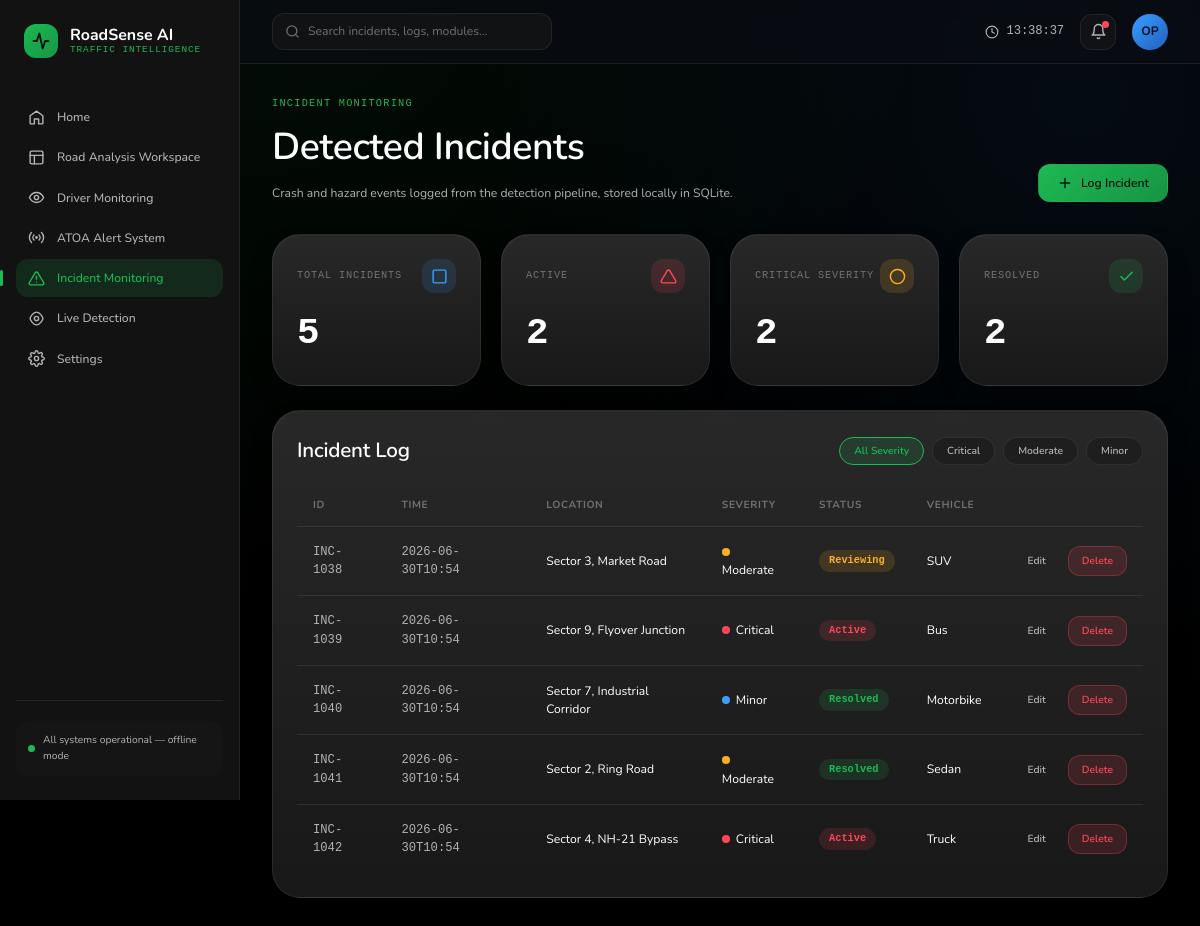
Page /incidents on the committed database.
### tables this page shows
CREATE TABLE incidents (
            id INTEGER PRIMARY KEY AUTOINCREMENT,
            incident_code TEXT NOT NULL,
            occurred_at TEXT NOT NULL,
            location TEXT NOT NULL,
            severity TEXT NOT NULL,
            status TEXT NOT NULL DEFAULT 'Active',
            vehicle_type TEXT,
            notes TEXT,
            created_at TEXT NOT NULL
        );

### routes/incidents.py (the view)
@incidents_bp.route("/incidents")
def incidents_page():
    incidents = incident_service.list_incidents()
    summary = incident_service.get_summary_counts()
    return render_template(
        "incidents.html", active_page="incidents", incidents=incidents, summary=summary
    )

### services/incident_service.py (called while the page is built)
def list_incidents(severity=None, status=None):
    conn = get_connection()
    query = "SELECT * FROM incidents"
    clauses = []
    params = []
    if severity and severity != "all":
        clauses.append("severity = ?")
        params.append(severity)
    if status and status != "all":
        clauses.append("status = ?")
        params.append(status)
    if clauses:
        query += " WHERE " + " AND ".join(clauses)
    query += " ORDER BY id DESC"
    rows = conn.execute(query, params).fetchall()
    conn.close()
    return [dict(r) for r in rows]

def get_summary_counts():
    conn = get_connection()
    total = conn.execute("SELECT COUNT(*) AS c FROM incidents").fetchone()["c"]
    active = conn.execute("SELECT COUNT(*) AS c FROM incidents WHERE status = 'Active'").fetchone()["c"]
    critical = conn.execute("SELECT COUNT(*) AS c FROM incidents WHERE severity = 'Critical'").fetchone()["c"]
    resolved = conn.execute("SELECT COUNT(*) AS c FROM incidents WHERE status = 'Resolved'").fetchone()["c"]
    conn.close()
    return {"total": total, "active": active, "critical": critical, "resolved": resolved}

### utils/db.py (called while the page is built)
def get_connection():
    conn = sqlite3.connect(Config.DATABASE_PATH)
    conn.row_factory = sqlite3.Row
    return conn

### templates/incidents.html (shortened to what this page needs)
{% extends "base.html" %}
{% block content %}
<div class="page-header">
  <div>
    <span class="eyebrow">Incident Monitoring</span>
    <h1>Detected Incidents</h1>
    <p class="page-sub">Crash and hazard events logged from the detection pipeline, stored locally in SQLite.</p>
  </div>
  <div class="header-actions">
    <button class="btn btn-primary" id="new-incident-btn">
      <svg viewBox="0 0 24 24" fill="none" stroke="currentColor" stroke-width="2" stroke-linecap="round" stroke-linejoin="round"><path d="M12 5v14M5 12h14"/></svg>
      Log Incident
    </button>
  </div>
</div>
<div class="stat-grid">
  <div class="glass-card stat-card">
    <div class="stat-top"><span class="card-label">Total Incidents</span><div class="stat-icon blue"><svg viewBox="0 0 24 24" fill="none" stroke="currentColor" stroke-width="2" stroke-linecap="round" stroke-linejoin="round"><rect x="3" y="3" width="18" height="18" rx="2"/></svg></div></div>
    <div class="stat-value mono">{{ summary.total }}</div>
  </div>
  <div class="glass-card stat-card">
    <div class="stat-top"><span class="card-label">Active</span><div class="stat-icon red"><svg viewBox="0 0 24 24" fill="none" stroke="currentColor" stroke-width="2" stroke-linecap="round" stroke-linejoin="round"><path d="M10.29 3.86 1.82 18a2 2 0 0 0 1.71 3h16.94a2 2 0 0 0 1.71-3L13.71 3.86a2 2 0 0 0-3.42 0Z"/></svg></div></div>
    <div class="stat-value mono">{{ summary.active }}</div>
  </div>
  <div class="glass-card stat-card">
    <div class="stat-top"><span class="card-label">Critical Severity</span><div class="stat-icon amber"><svg viewBox="0 0 24 24" fill="none" stroke="currentColor" stroke-width="2" stroke-linecap="round" stroke-linejoin="round"><circle cx="12" cy="12" r="10"/></svg></div></div>
    <div class="stat-value mono">{{ summary.critical }}</div>
  </div>
  <div class="glass-card stat-card">
    <div class="stat-top"><span class="card-label">Resolved</span><div class="stat-icon green"><svg viewBox="0 0 24 24" fill="none" stroke="currentColor" stroke-width="2" stroke-linecap="round" stroke-linejoin="round"><polyline points="20 6 9 17 4 12"/></svg></div></div>
    <div class="stat-value mono">{{ summary.resolved }}</div>
  </div>
</div>
<div class="glass-card">
  <div class="section-head">
    <h2>Incident Log</h2>
    <div class="filter-row" id="filter-row">
      <button class="chip-filter active" data-filter="severity" data-value="all">All Severity</button>
      <button class="chip-filter" data-filter="severity" data-value="Critical">Critical</button>
      <button class="chip-filter" data-filter="severity" data-value="Moderate">Moderate</button>
      <button class="chip-filter" data-filter="severity" data-value="Minor">Minor</button>
    </div>
  </div>
  <div class="table-wrap">
    <table class="data-table">
      <thead>
        <tr><th>ID</th><th>Time</th><th>Location</th><th>Severity</th><th>Status</th><th>Vehicle</th><th></th></tr>
      </thead>
      <tbody id="incident-tbody">
        {% for inc in incidents %}
        <tr data-id="{{ inc.id }}" data-severity="{{ inc.severity }}">
          <td class="mono-cell">{{ inc.incident_code }}</td>
          <td class="mono-cell">{{ inc.occurred_at[:16] }}</td>
          <td>{{ inc.location }}</td>
          <td>
            <span class="severity-dot {{ inc.severity|lower }}"></span>{{ inc.severity }}
          </td>
          <td>
            {% if inc.status == 'Active' %}<span class="badge red">{{ inc.status }}</span>
            {% elif inc.status == 'Resolved' %}<span class="badge green">{{ inc.status }}</span>
            {% else %}<span class="badge amber">{{ inc.status }}</span>{% endif %}
          </td>
          <td>{{ inc.vehicle_type }}</td>
          <td>
            <div class="row-actions">
              <button class="btn btn-ghost btn-sm edit-incident-btn" data-id="{{ inc.id }}">Edit</button>
              <button class="btn btn-danger btn-sm delete-incident-btn" data-id="{{ inc.id }}">Delete</button>
            </div>
          </td>
        </tr>
        {% else %}
        <tr><td colspan="7" style="text-align:center; color: var(--text-muted); padding: var(--sp-6) 0;">No incidents logged.</td></tr>
        {% endfor %}
      </tbody>
    </table>
  </div>
</div>
{% endblock %}

### templates/base.html (shortened to what this page needs)
<!DOCTYPE html>
<html lang="en">
<head>
  <link rel="stylesheet" href="{{ url_for('static', filename='css/tokens.css') }}">
  <link rel="stylesheet" href="{{ url_for('static', filename='css/base.css') }}">
  <link rel="stylesheet" href="{{ url_for('static', filename='css/components.css') }}">
  <link rel="stylesheet" href="{{ url_for('static', filename='css/pages.css') }}">
</head>
<body>
  <div class="app-shell">
    <aside class="sidebar">
      <a href="{{ url_for('dashboard.home') }}" class="sidebar-brand">
        <div class="brand-mark">
          <svg viewBox="0 0 24 24" width="20" height="20" fill="none" stroke="currentColor" stroke-width="2.2" stroke-linecap="round" stroke-linejoin="round"><path d="M3 12h4l3-9 4 18 3-9h4"/></svg>
        </div>
        <div class="brand-text">
          <span class="brand-name">RoadSense AI</span>
          <span class="brand-tag">Traffic Intelligence</span>
        </div>
      </a>
      <nav class="nav-group">
        <a href="{{ url_for('dashboard.home') }}" class="nav-item {% if active_page == 'home' %}active{% endif %}">
          <svg viewBox="0 0 24 24" fill="none" stroke="currentColor" stroke-width="2" stroke-linecap="round" stroke-linejoin="round"><path d="M3 9.5 12 3l9 6.5V20a1 1 0 0 1-1 1h-5v-7H9v7H4a1 1 0 0 1-1-1Z"/></svg>
          Home
        </a>
        <a href="{{ url_for('workspace.workspace_page') }}" class="nav-item {% if active_page == 'workspace' %}active{% endif %}">
          <svg viewBox="0 0 24 24" fill="none" stroke="currentColor" stroke-width="2" stroke-linecap="round" stroke-linejoin="round"><rect x="3" y="3" width="18" height="18" rx="2"/><path d="M3 9h18M9 21V9"/></svg>
          Road Analysis Workspace
        </a>
        <a href="{{ url_for('drowsiness.driver_monitoring_page') }}" class="nav-item {% if active_page == 'drowsiness' %}active{% endif %}">
          <svg viewBox="0 0 24 24" fill="none" stroke="currentColor" stroke-width="2" stroke-linecap="round" stroke-linejoin="round"><path d="M2 12s3.5-7 10-7 10 7 10 7-3.5 7-10 7-10-7-10-7Z"/><circle cx="12" cy="12" r="3"/></svg>
          Driver Monitoring
        </a>
        <a href="{{ url_for('crash_alert.crash_alert_page') }}" class="nav-item {% if active_page == 'crash_alert' %}active{% endif %}">
          <svg viewBox="0 0 24 24" fill="none" stroke="currentColor" stroke-width="2" stroke-linecap="round" stroke-linejoin="round"><path d="M19.07 4.93a10 10 0 0 1 0 14.14M15.54 8.46a5 5 0 0 1 0 7.07"/><circle cx="12" cy="12" r="1"/><path d="M8.46 8.46a5 5 0 0 0 0 7.07M4.93 4.93a10 10 0 0 0 0 14.14"/></svg>
          ATOA Alert System
        </a>
        <a href="{{ url_for('incidents.incidents_page') }}" class="nav-item {% if active_page == 'incidents' %}active{% endif %}">
          <svg viewBox="0 0 24 24" fill="none" stroke="currentColor" stroke-width="2" stroke-linecap="round" stroke-linejoin="round"><path d="M10.29 3.86 1.82 18a2 2 0 0 0 1.71 3h16.94a2 2 0 0 0 1.71-3L13.71 3.86a2 2 0 0 0-3.42 0Z"/><line x1="12" y1="9" x2="12" y2="13"/><line x1="12" y1="17" x2="12.01" y2="17"/></svg>
          Incident Monitoring
        </a>
        <a href="{{ url_for('live_detection.live_detection_page') }}" class="nav-item {% if active_page == 'live_detection' %}active{% endif %}">
          <svg viewBox="0 0 24 24" fill="none" stroke="currentColor" stroke-width="2" stroke-linecap="round" stroke-linejoin="round"><circle cx="12" cy="12" r="3"/><path d="M3 12c0-1.5 4-9 9-9s9 7.5 9 9-4 9-9 9-9-7.5-9-9Z"/></svg>
          Live Detection
        </a>
        <a href="{{ url_for('settings.settings_page') }}" class="nav-item {% if active_page == 'settings' %}active{% endif %}">
          Settings
        </a>
      </nav>
      <div class="sidebar-footer">
        <div class="sidebar-status">
          <span class="status-dot"></span>
          All systems operational — offline mode
        </div>
      </div>
    </aside>
    <div class="main-column">
      <header class="topbar">
        <div class="topbar-search">
          <svg viewBox="0 0 24 24" fill="none" stroke="currentColor" stroke-width="2" stroke-linecap="round" stroke-linejoin="round"><circle cx="11" cy="11" r="8"/><line x1="21" y1="21" x2="16.65" y2="16.65"/></svg>
          <span>Search incidents, logs, modules…</span>
        </div>
        <div class="topbar-right">
          <span class="clock-readout mono">
            <svg viewBox="0 0 24 24" width="14" height="14" fill="none" stroke="currentColor" stroke-width="2" stroke-linecap="round" stroke-linejoin="round"><circle cx="12" cy="12" r="10"/><polyline points="12 6 12 12 16 14"/></svg>
            <span id="topbar-clock">00:00:00</span>
          </span>
          <button class="icon-btn" aria-label="Notifications">
            <svg viewBox="0 0 24 24" fill="none" stroke="currentColor" stroke-width="2" stroke-linecap="round" stroke-linejoin="round"><path d="M18 8A6 6 0 0 0 6 8c0 7-3 9-3 9h18s-3-2-3-9"/><path d="M13.73 21a2 2 0 0 1-3.46 0"/></svg>
            <span class="ping"></span>
          </button>
          <div class="avatar-chip">OP</div>
        </div>
      </header>
      <main class="content">
        {% block content %}{% endblock %}
      </main>
    </div>
  </div>
</body>
</html>

### static/css/tokens.css (style rules this page uses)
:root { --bg-base: #000000; --bg-raised: #121212; --bg-panel: #181818; --bg-panel-soft: rgba(24, 24, 24, 0.55); --bg-elevated: #282828; --border-hairline: rgba(255, 255, 255, 0.08); --border-strong: rgba(255, 255, 255, 0.16); --text-primary: #ffffff; --text-secondary: #b3b3b3; --text-muted: #727272; --text-disabled: #535353; --signal-green: #1db954; --signal-green-dim: rgba(29, 185, 84, 0.14); --signal-green-strong: #1ed760; --data-blue: #3b9eff; --data-blue-dim: rgba(59, 158, 255, 0.14); --alert-red: #ff4757; --alert-red-dim: rgba(255, 71, 87, 0.14); --alert-amber: #ffb020; --alert-amber-dim: rgba(255, 176, 32, 0.14); --violet: #8b7bff; --violet-dim: rgba(139, 123, 255, 0.14); --gradient-signal: linear-gradient(135deg, #1db954 0%, #179443 100%); --gradient-blue: linear-gradient(135deg, #3b9eff 0%, #1f5fbf 100%); --gradient-hull: radial-gradient(circle at 20% -10%, rgba(29, 185, 84, 0.08), transparent 50%), radial-gradient(circle at 90% 10%, rgba(59, 158, 255, 0.07), transparent 45%); --font-display: "Nunito", sans-serif; --font-body: "Nunito", -apple-system, BlinkMacSystemFont, sans-serif; --font-mono: "JetBrains Mono", "SFMono-Regular", Consolas, monospace; --fs-xs: 0.6875rem; --fs-sm: 0.8125rem; --fs-base: 0.9375rem; --fs-md: 1.0625rem; --fs-lg: 1.375rem; --fs-xl: 1.875rem; --fs-2xl: 2.5rem; --sp-1: 4px; --sp-2: 8px; --sp-3: 12px; --sp-4: 16px; --sp-5: 20px; --sp-6: 24px; --sp-7: 32px; --sp-8: 40px; --sp-9: 56px; --radius-sm: 12px; --radius-md: 20px; --radius-lg: 28px; --radius-pill: 999px; --shadow-panel: 0 1px 0 rgba(255, 255, 255, 0.02) inset, 0 12px 32px -16px rgba(0, 0, 0, 0.8); --shadow-glow-green: 0 0 0 1px rgba(29, 185, 84, 0.3), 0 0 24px -4px rgba(29, 185, 84, 0.35); --shadow-glow-blue: 0 0 0 1px rgba(59, 158, 255, 0.3), 0 0 24px -4px rgba(59, 158, 255, 0.35); --sidebar-w: 240px; --topbar-h: 64px; --transition-fast: 140ms cubic-bezier(0.4, 0, 0.2, 1); --transition-base: 220ms cubic-bezier(0.4, 0, 0.2, 1); }

### static/css/base.css (style rules this page uses)
* { box-sizing: border-box; }
html, body { margin: 0; padding: 0; background: var(--bg-base); color: var(--text-primary); font-family: var(--font-body); font-size: var(--fs-base); line-height: 1.5; -webkit-font-smoothing: antialiased; }
body { background-image: var(--gradient-hull); background-attachment: fixed; min-height: 100vh; }
h1, h2, h3, h4, h5 { font-family: var(--font-display); margin: 0; letter-spacing: -0.01em; font-weight: 600; }
p { margin: 0; }
a { color: inherit; text-decoration: none; }
button { font-family: var(--font-body); cursor: pointer; }
* { scrollbar-width: thin; scrollbar-color: var(--border-strong) transparent; }
.mono { font-family: var(--font-mono); letter-spacing: -0.01em; }
.app-shell { display: grid; grid-template-columns: var(--sidebar-w) 1fr; min-height: 100vh; }
.main-column { display: flex; flex-direction: column; min-width: 0; }
.content { flex: 1; padding: var(--sp-7); max-width: 1440px; width: 100%; margin: 0 auto; }
.page-header { display: flex; align-items: flex-end; justify-content: space-between; margin-bottom: var(--sp-7); flex-wrap: wrap; gap: var(--sp-4); }
.page-header .eyebrow { font-family: var(--font-mono); font-size: var(--fs-xs); color: var(--signal-green); text-transform: uppercase; letter-spacing: 0.12em; margin-bottom: var(--sp-2); display: block; }
.page-header h1 { font-size: var(--fs-2xl); }
.page-header .page-sub { color: var(--text-secondary); font-size: var(--fs-sm); margin-top: var(--sp-2); }
.header-actions { display: flex; gap: var(--sp-3); align-items: center; }

### static/css/pages.css (style rules this page uses)
.severity-dot { width: 8px; height: 8px; border-radius: 50%; display: inline-block; margin-right: 6px; }
.severity-dot.critical { background: var(--alert-red); }
.severity-dot.moderate { background: var(--alert-amber); }
.severity-dot.minor { background: var(--data-blue); }

### rows in the picture
incidents: incident_code "INC-1038", occurred_at "2026-06-30T10:54", location "Sector 3, Market Road", severity "Moderate", status "Reviewing", vehicle_type "SUV"
incidents: incident_code "INC-1039", occurred_at "2026-06-30T10:54", location "Sector 9, Flyover Junction", severity "Critical", status "Active", vehicle_type "Bus"
incidents: incident_code "INC-1040", occurred_at "2026-06-30T10:54", location "Sector 7, Industrial Corridor", severity "Minor", status "Resolved", vehicle_type "Motorbike"
incidents: incident_code "INC-1041", occurred_at "2026-06-30T10:54", location "Sector 2, Ring Road", severity "Moderate", status "Resolved", vehicle_type "Sedan"
incidents: incident_code "INC-1042", occurred_at "2026-06-30T10:54", location "Sector 4, NH-21 Bypass", severity "Critical", status "Active", vehicle_type "Truck"

### other values in the picture
{{ summary.total }} "5"
{{ summary.active }} "2"
{{ summary.critical }} "2"
{{ summary.resolved }} "2"
